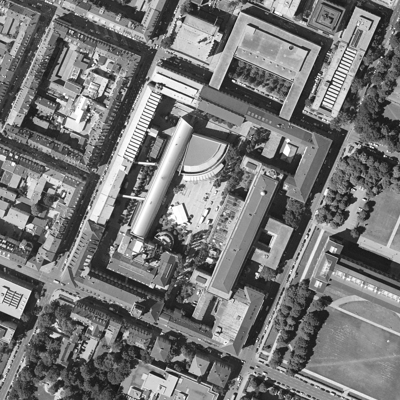
#> input picture images/image.bmp, 400 x 400 px
$ python main.py
#> lines starting #> are read from the running program, lines starting #| are printed output that depends on the picture; long printed decimals are rounded
import os
import numpy as np
import matplotlib.pyplot as plt
import IP01_function as IP

# load the image
plt.figure()
img = plt.imread('images/image.bmp')
#> img is the input picture: shape (400, 400); min 15, max 255, mean 118.4
#  print(img.shape)
print(img)
#> (printed output is left out)
plt.imshow(img)

# calculate the histogram
hist = np.zeros(256)
for i in range(img.shape[0]):
    for j in range(img.shape[1]):
        hist[img[i,j]] += 1

# plot the histogram
plt.figure()
plt.stairs(hist)


# calculate the mean of the image
mean = np.sum(img)/np.size(img)
#> mean = 118.4
print('mean = ', mean)
#| mean =  118.420
print('np.mean = ', np.mean(img))
#| np.mean =  118.420

# calculate the variance of the image
var = np.sum((img-mean)**2)/np.size(img)
#> var = 3413.9
print('var = ', var)
#| var =  3413.920
print('np.var = ', np.var(img))
#| np.var =  3413.920

# calculate the standard deviation of the image
std = np.sqrt(var)
#> std = 58.43
print('std = ', std)
#| std =  58.429
print('np.std = ', np.std(img))
#| np.std =  58.429

# calculate the covariance of the image
def cov_matrix(img1, img2):
    cov = np.zeros((img1.shape[0], img1.shape[1]))
    cov= np.sum((img1-np.mean(img1))*(img2-np.mean(img2)))/np.size(img1)
    return cov

img1=plt.imread('images/image_a.bmp')
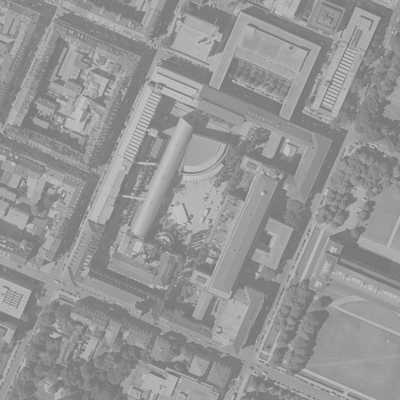
#> input picture images/image_a.bmp, 400 x 400 px
#> img1 is the input picture: shape (400, 400); min 116, max 193, mean 149.1
img2=plt.imread('images/image_b.bmp')
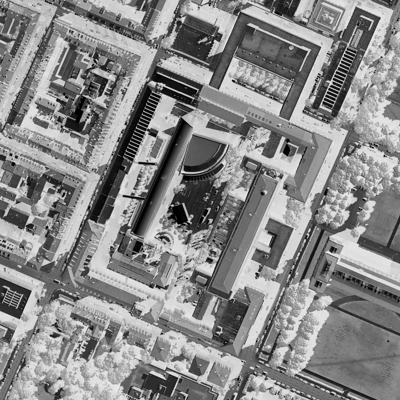
#> input picture images/image_b.bmp, 400 x 400 px
#> img2 is the input picture: shape (400, 400); min 0, max 240, mean 136.6
cov=cov_matrix(img1, img2)
#> in cov_matrix, `cov= np.sum((img1-np.mean(img1))*(img2-np.mean(img2)))/np.size(img1)`: cov = -1084.5
#> cov = -1084.5
print('cov = ', cov)
#| cov =  -1084.526
print('np.cov = ', np.cov(img1, img2))
#> (printed output is left out)

# calculate the correlation coefficient of the image
corr = cov/(np.std(img1)*np.std(img2))
#> corr = -1
print('corr = ', corr)
#| corr =  -0.9999
print('np.corrcoef = ', np.corrcoef(img1, img2))
#> (printed output is left out)
# plt.show()
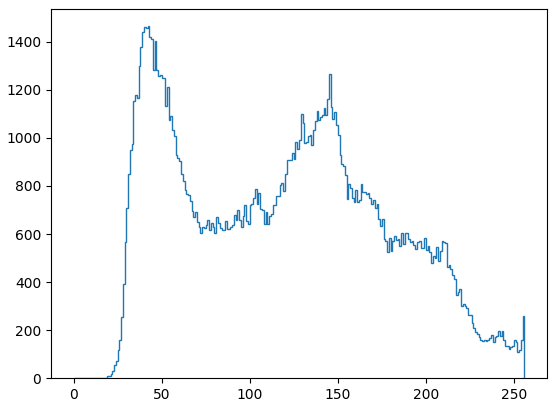
#> figure drawn by matplotlib, 1 panel
